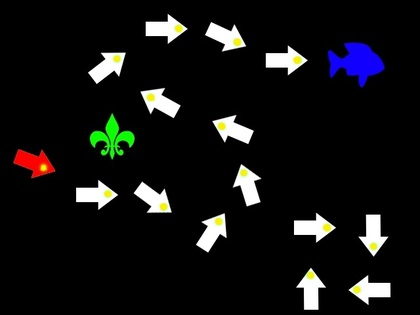
%> input picture Treasure_medium.jpg, 420 x 315 px, shrunk from 640 x 480 before the run
$ octave treasure_hunt_medium.m   (GNU Octave 9; MATLAB toolbox functions it lacks are replaced by stand-ins)
%> lines starting %> are read from the running program, lines starting %| are printed output that depends on the picture; in (x1, y1, x2, y2) boxes, pixels count from 0 and x2, y2 are one past the last pixel; in counts of white or black regions, pixels touching at a corner belong together; the program's own positions count from 1
### arrow_finder.m
function [modified_props] = arrow_finder(im,props)
len=length(props);
arrow_number=0;
for i=1:len
    sect=imcrop(im,props(i).BoundingBox);
    % extract RGB channels separatelly
    red_channel = sect(:, :, 1);
    green_channel = sect(:, :, 2);
    blue_channel = sect(:, :, 3);
    % label pixels of yellow colour
    yellow_map = green_channel > 220 & red_channel > 220 & blue_channel < 30;
    parameter=regionprops(yellow_map);
    if isempty(parameter)== 0
        props(i).arrow_id=arrow_number;
        arrow_number=arrow_number+1;
    else
        props(i).arrow_id='Not_arrow'
    end
end
modified_props=props;
end

### treasure_hunt_medium.m
clear
clc

%% Reading image
im = imread('Treasure_medium.jpg'); % change name to process other images
%> im is the input picture: size 315x420x3 uint8; mean R, G, B 18.3, 18.4, 18.4
figure;
imshow(im);

%% Binarisation
bin_threshold = 0.05; % parameter to vary
bin_im = im2bw(im, bin_threshold);
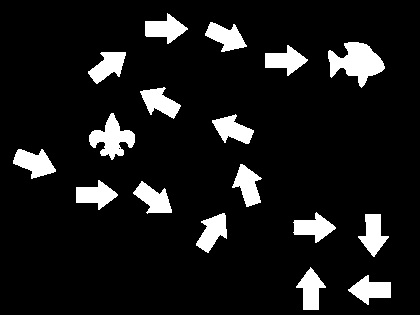
%> bin_im: size 315x420 logical; 9.7% white; 17 white regions
figure;
imshow(bin_im);


%% Extracting connected components
con_com = bwlabel(bin_im);
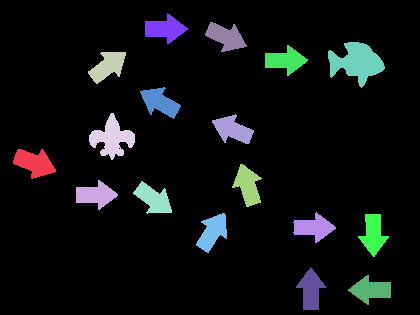
%> con_com: size 315x420 double; 18 distinct labels, from 0 to 17; one colour per label, 0 black
figure;
imshow(label2rgb(con_com));
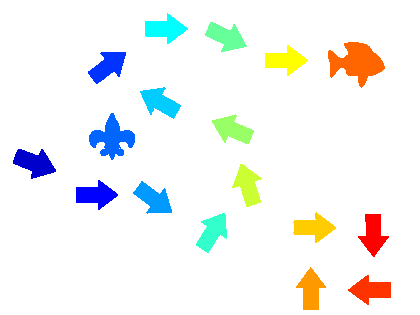
%> displayed picture: size 315x420x3, on the screen's scale of 0 to 255; mean R, G, B 242.2, 244.3, 242.7


%% Computing objects properties
props = regionprops(con_com);
%> props = 17 regions; largest, box (x1, y1, x2, y2), Area and Centroid: (328, 42, 385, 88) 1425 [357.5 62.7], (89, 113, 135, 160) 1034 [112.7 138.8], (13, 149, 56, 179) 755 [34.9 163.6], (145, 13, 188, 44) 702 [165.6 29.4], (348, 275, 391, 305) 699 [371.4 290.5]

props=arrow_finder(im,props);
%> in arrow_finder, `len=length(props);`: len = 17
%> the loop in arrow_finder, `for i=1:len` made 17 passes
%> parameter on passes 1 to 11: {Area 8, Centroid [31 19.5], BoundingBox [29.5 17.5 3 4]}, {Area 10, Centroid [32.5 14.2], BoundingBox [30.5 12.5 4 3]}, {Area 9, Centroid [29.3 7.1], BoundingBox [27.5 5.5 4 3]}, 0 regions, {Area 14, Centroid [31.3 26.5], BoundingBox [29.5 24.5 4 4]}, {Area 13, Centroid [11.5 10.8], BoundingBox [9.5 8.5 4 4]}, {Area 12, Centroid [34.3 16.2], BoundingBox [32.5 14.5 4 4]}, {Area 10, Centroid [23.2 9], BoundingBox [21.5 7.5 4 3]}, {Area 14, Centroid [32.7 20.5], BoundingBox [30.5 18.5 4 4]}, {Area 13, Centroid [10.4 12.6], BoundingBox [8.5 10.5 4 4]}, {Area 10, Centroid [12.2 9.5], BoundingBox [10.5 7.5 3 4]}
%> pass 1, in arrow_finder, `sect=imcrop(im,props(i).BoundingBox);`:
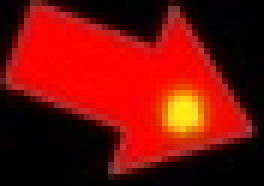
%> sect: size 31x44x3 uint8 (shown 6 times larger); mean R, G, B 118.4, 14.2, 6.7
%> pass 1, in arrow_finder, `blue_channel = sect(:, :, 3);`:
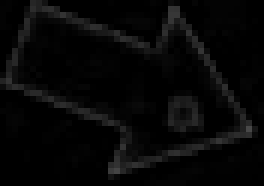
%> blue_channel: size 31x44 uint8 (shown 6 times larger); min 0, max 72, mean 6.7
%> in arrow_finder, `modified_props=props;`: modified_props has the same summary as props outside arrow_finder

%% computing the centroid of yellow regions
red_channel = im(:, :, 1);
green_channel =im(:, :, 2);
blue_channel = im(:, :, 3);
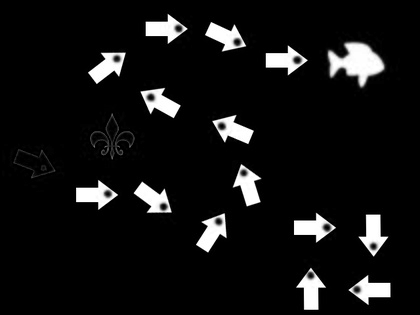
%> blue_channel: size 315x420 uint8; min 0, max 255, mean 18.4; mean of the top-left, top-right, bottom-left and bottom-right quarters 14.5, 23.4, 11, 24.8
yellow_map = green_channel > 220 & red_channel > 220 & blue_channel < 30;
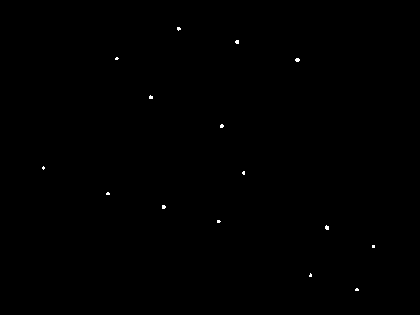
%> yellow_map: size 315x420 logical; 0.13% white in thin lines or dots, all inside (x1, y1, x2, y2) = (42, 27, 375, 291)
yellow_dots = bwlabel(yellow_map);
%> yellow_dots: size 315x420 double; 16 distinct labels, from 0 to 15
yellow_cent = regionprops(yellow_dots);
%> yellow_cent = 15 regions; largest, box (x1, y1, x2, y2), Area and Centroid: (295, 58, 300, 62) 16 [298 60.5], (325, 225, 329, 230) 16 [327.6 228.2], (162, 205, 166, 209) 14 [164.3 207.5], (235, 40, 239, 44) 14 [237.7 42.5], (149, 95, 153, 99) 13 [151.5 97.8]


%% Adding the centroid of arrows with their other properties

for loop1=1:15
    dist=[];
    disp(dist)
    for loop2=1:17
        dist(loop2)=eucledian_dist(yellow_cent(loop1).Centroid,props(loop2).Centroid);
    end
    [M,I]=min(dist);
    props(I).Cetroid_of_yellow_dot=yellow_cent(loop1).Centroid;
    props(I).BoundingBox_of_yellow_dot=yellow_cent(loop1).BoundingBox;
 end
%> this loop made 15 passes
%> (M, I) on passes 1 to 12: (10.34, 1), (12.29, 2), (11.61, 3), (10.37, 6), (12.87, 5), (13.72, 7), (12.17, 8), (11.57, 10), (12.34, 9), (13.21, 11), (12.03, 12), (14.75, 14)
%> after the loop, dist = 17 values, max 349.2 at index 1, min 12.31 at index 17, mean 196.7

%% Drawing bounding boxes
n_objects = numel(props);
%> n_objects = 17
figure;
imshow(im);
hold on;
for object_id = 1 : n_objects
    rectangle('Position', props(object_id).BoundingBox, 'EdgeColor', 'b');
    if props(object_id).arrow_id ~= 'Not_arrow'
%> (the run ends here)

$ run again, with Treasure_easy.jpg copied over Treasure_medium.jpg
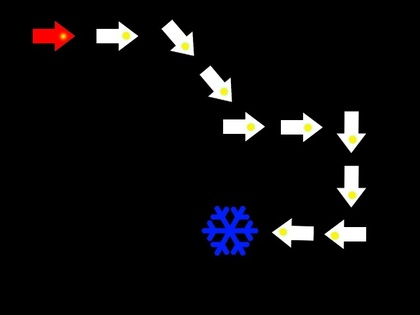
%> input picture Treasure_easy.jpg, 420 x 315 px, shrunk from 640 x 480 before the run
%> im is the input picture: size 315x420x3 uint8; mean R, G, B 11.8, 11, 12.4
%> bin_im: size 315x420 logical; 6.3% white; 11 white regions
%> con_com: size 315x420 double; 12 distinct labels, from 0 to 11
%> `imshow(label2rgb(con_com));`:
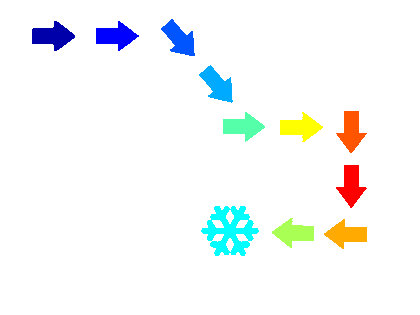
%> displayed picture: size 315x420x3, on the screen's scale of 0 to 255; mean R, G, B 245.5, 248.4, 248.1
%> `props = regionprops(con_com);`: props = 11 regions; largest, box (x1, y1, x2, y2), Area and Centroid: (201, 206, 259, 256) 1514 [230.5 231.3], (32, 21, 75, 51) 733 [53.2 36.6], (96, 21, 139, 51) 692 [116.4 36.5], (336, 165, 367, 208) 677 [351.9 185.8], (272, 218, 314, 248) 676 [294.5 233.6]
%> len = 11
%> the loop in arrow_finder, `for i=1:len` made 11 passes
%> parameter on passes 1 to 7: 0 regions, {Area 6, Centroid [30.5 15], BoundingBox [29.5 13.5 2 3]}, {Area 5, Centroid [24.6 27.8], BoundingBox [23.5 26.5 2 3]}, {Area 4, Centroid [25.5 27.5], BoundingBox [24.5 26.5 2 2]}, 0 regions, {Area 9, Centroid [28 16], BoundingBox [26.5 14.5 3 3]}, {Area 7, Centroid [11.7 14.4], BoundingBox [9.5 13.5 4 2]}
%> modified_props has the same summary as props outside arrow_finder
%> `blue_channel = im(:, :, 3);`:
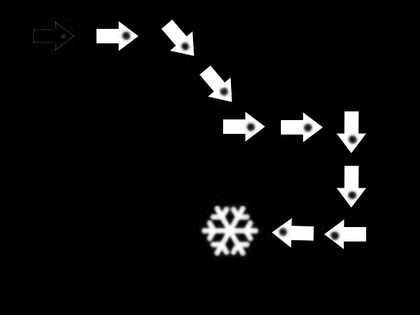
%> blue_channel: size 315x420 uint8; min 0, max 255, mean 12.4
%> yellow_map: size 315x420 logical; 0.05% white in thin lines or dots, all inside (x1, y1, x2, y2) = (125, 34, 354, 237)
%> yellow_dots: size 315x420 double; 10 distinct labels, from 0 to 9
%> yellow_cent = 9 regions; largest, box (x1, y1, x2, y2), Area and Centroid: (249, 126, 252, 129) 9 [251 128], (333, 234, 337, 237) 9 [335.3 236.3], (351, 138, 354, 141) 8 [352.9 140.1], (351, 193, 354, 197) 8 [352.8 195.8], (281, 231, 285, 233) 7 [283.7 232.4]
